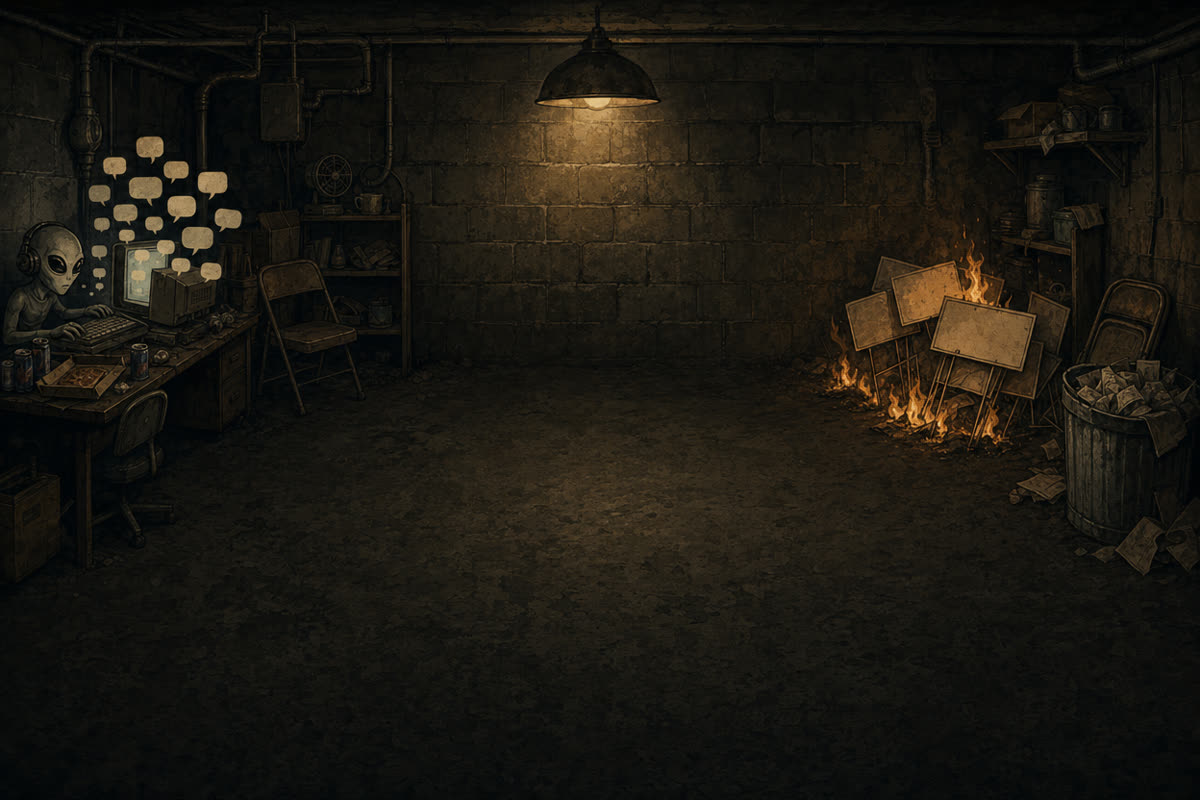
#> input picture art-src/bg/bg-V1-small.jpg, 1200 x 800 px
$ python make_login_bg.py ../art-src/bg/bg-V1-small.jpg ../art-src/bg/bg-V2-small.jpg
#> lines starting #> are read from the running program, lines starting #| are printed output that depends on the picture; after the words box and inside, x2 and y2 are one past the last pixel; in counts of white or black regions, pixels touching at a corner belong together
#!/usr/bin/env python3
"""Build the login background: INPUT image -> 1920x1080 JPEG with a darkened right side for the form.

Usage: python3 tools/make_login_bg.py INPUT.png [OUTPUT.jpg]   (default OUTPUT: public/art/login-bg.jpg)
"""
import sys, os
import numpy as np
import cv2
from PIL import Image, ImageFilter

W, H = 1920, 1080
MAX_BYTES = 600 * 1024


def detect_faces(rgb):
    try:
        path = os.path.join(cv2.data.haarcascades, 'haarcascade_frontalface_default.xml')
        casc = cv2.CascadeClassifier(path)
        if casc.empty():
            return []
        gray = cv2.cvtColor(rgb, cv2.COLOR_RGB2GRAY)
        gray = cv2.equalizeHist(gray)
        faces = casc.detectMultiScale(gray, scaleFactor=1.08, minNeighbors=4, minSize=(int(W * 0.03),) * 2)
        return [tuple(int(v) for v in f) for f in faces]
    except Exception:  # cv2 build without CascadeClassifier/data: skip face sharpening
        return []


def sharpen_faces(img, faces):
    arr = np.asarray(img).astype(np.float32)
    blur = cv2.GaussianBlur(arr, (0, 0), 1.6)
    sharp = np.clip(arr + 0.55 * (arr - blur), 0, 255)
    mask = np.zeros((H, W), np.float32)
    for x, y, w, h in faces:
        cx, cy = x + w / 2, y + h / 2
        cv2.ellipse(mask, (int(cx), int(cy)), (int(w * 0.75), int(h * 0.85)), 0, 0, 360, 1.0, -1)
    mask = cv2.GaussianBlur(mask, (0, 0), max(w for _, _, w, _ in faces) * 0.18 if faces else 1)[..., None]
    return Image.fromarray(np.clip(arr * (1 - mask) + sharp * mask, 0, 255).astype(np.uint8))


def build(src, dst):
#> called with src = '../art-src/bg/bg-V1-small.jpg', dst = '../art-src/bg/bg-V2-small.jpg'
    img = Image.open(src).convert('RGB')
#> img is the input picture: PIL image 1200x800 RGB; mean R, G, B 26.7, 24, 17.2
    img = img.resize((W, H), Image.LANCZOS) if img.size[0] / img.size[1] == W / H else _cover(img)
#> in _cover, `return r.crop((l, t, l + W, t + H))`:
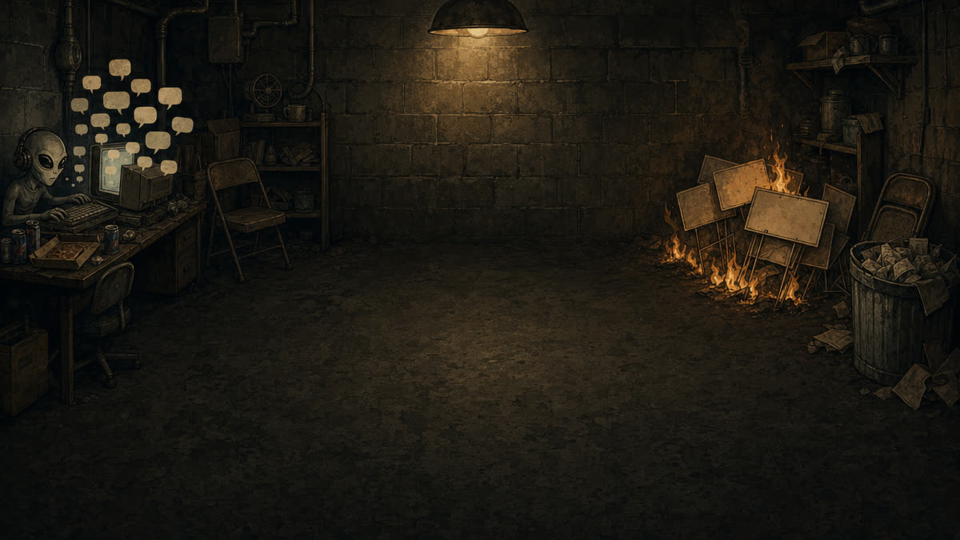
#> returned value: PIL image 1920x1080 RGB (shown at 1/2 size); mean R, G, B 29.3, 25.9, 18.2
    img = img.filter(ImageFilter.UnsharpMask(radius=1.4, percent=60, threshold=2))
#> img: PIL image 1920x1080 RGB
    faces = detect_faces(np.asarray(img))
#> in detect_faces, `gray = cv2.cvtColor(rgb, cv2.COLOR_RGB2GRAY)`:
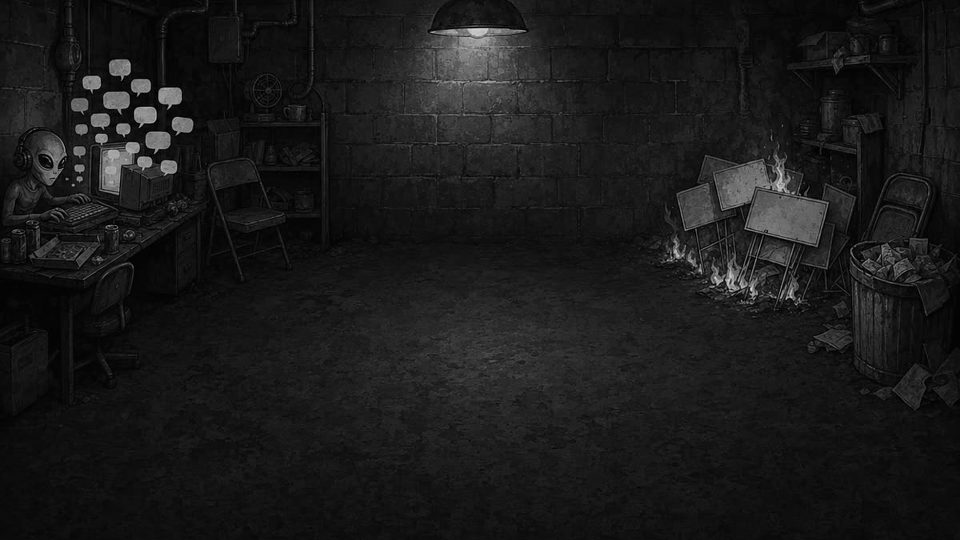
#> gray: shape (1080, 1920) (shown at 1/2 size); min 0, max 240, mean 26.1
#> in detect_faces, `gray = cv2.equalizeHist(gray)`:
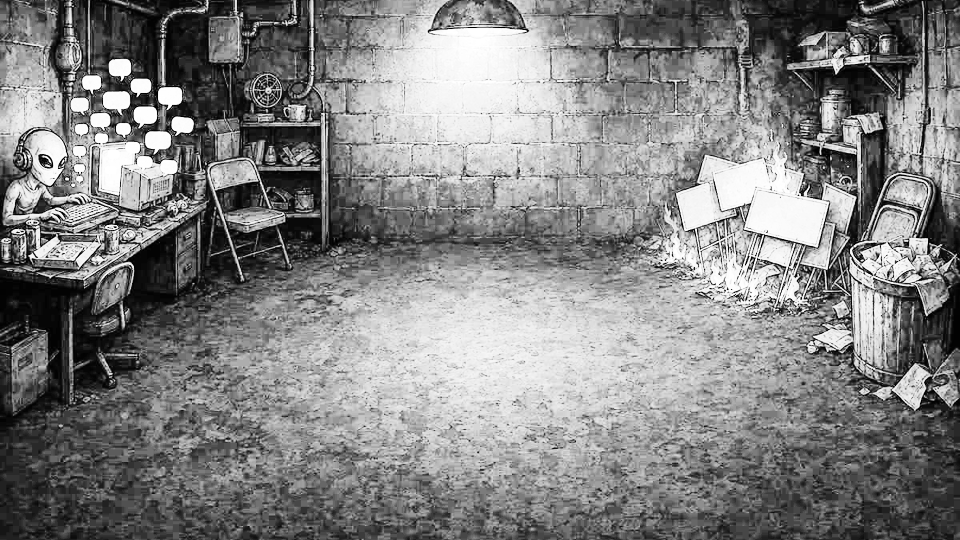
#> gray: shape (1080, 1920) (shown at 1/2 size); min 0, max 255, mean 130.6
#> in detect_faces, `faces = casc.detectMultiScale(gray, scaleFactor=1.08, minNeighbors=4, ..`: faces = [[1584, 71, 68, 68], [1512, 87, 62, 62], [1757, 278, 77, 77], [652, 255, 84, 84]]
#> faces = [(1584, 71, 68, 68), (1512, 87, 62, 62), (1757, 278, 77, 77), (652, 255, 84, 84)]
    print(f'faces detected: {len(faces)}')
#| faces detected: 4
    if faces:
        img = sharpen_faces(img, faces)
#> the loop in sharpen_faces, `for x, y, w, h in faces:` made 4 passes
#> (x, y, w, h, cx, cy) on passes 1 to 4: (1584, 71, 68, 68, 1618, 105), (1512, 87, 62, 62, 1543, 118), (1757, 278, 77, 77, 1795.5, 316.5), (652, 255, 84, 84, 694, 297)
#> after the loop in sharpen_faces, `for x, y, w, h in faces:`:
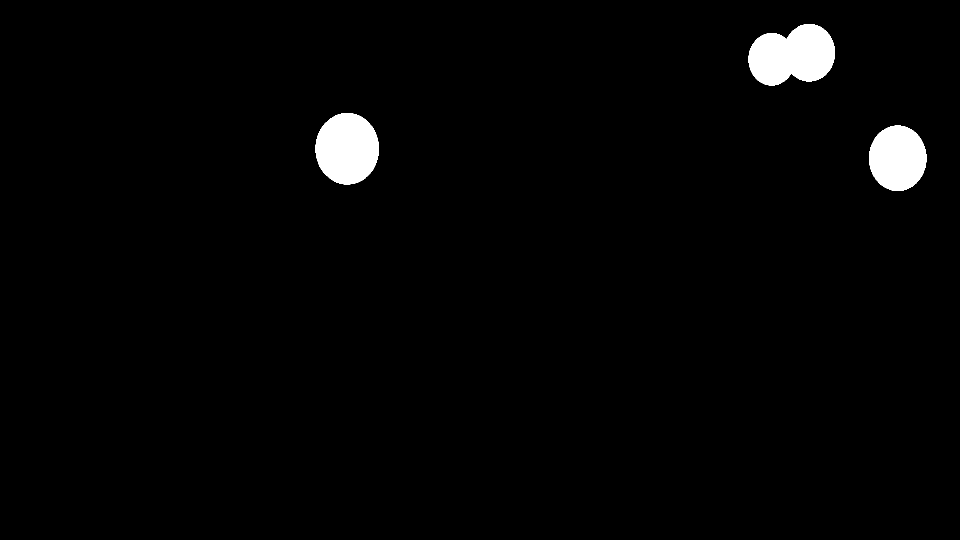
#> mask: shape (1080, 1920) float32 (shown at 1/2 size); values 0 (black) and 1 (white), 2% white; 3 white regions, box (x1, y1, x2, y2) and area: (1497, 48, 1670, 171) 15914, (631, 226, 758, 369) 14235, (1738, 251, 1853, 382) 11813
#> in sharpen_faces, `mask = cv2.GaussianBlur(mask, (0, 0), max(w for _, _, w, _ in faces) *..`:
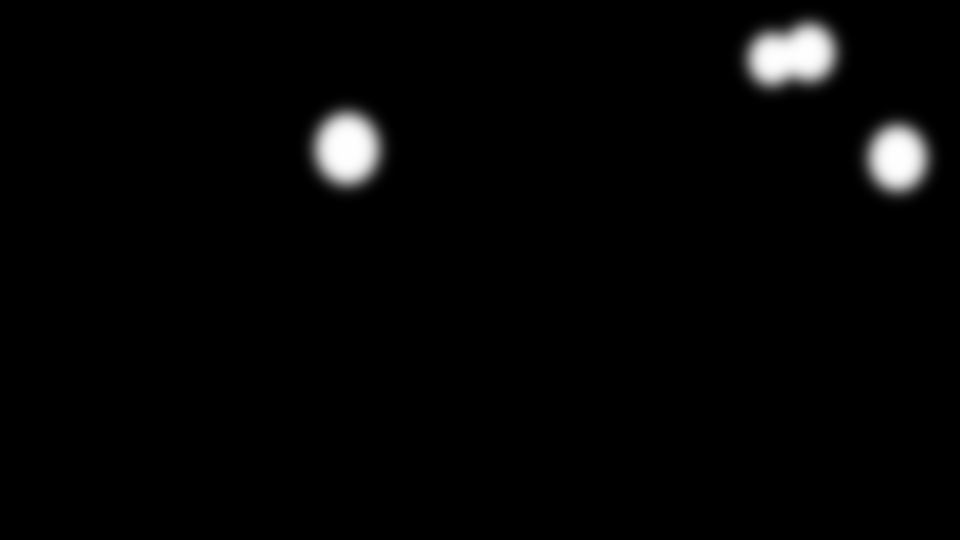
#> mask: shape (1080, 1920, 1) float32 (shown at 1/2 size); min 0, max 1, mean 0.0202

    arr = np.asarray(img).astype(np.float32) / 255.0
    yy, xx = np.mgrid[0:H, 0:W].astype(np.float32)
    nx, ny = xx / (W - 1), yy / (H - 1)

    # vignette: gentle on the left, centered on the left 70% scene
    d = np.sqrt(((nx - 0.38) / 0.75) ** 2 + ((ny - 0.5) / 0.72) ** 2)
    vig = 1 - 0.45 * np.clip((d - 0.55) / 0.6, 0, 1) ** 1.6

    # right-side darkening: smooth ramp starting ~62%, fully dark (to 0.22) by ~88%
    t = np.clip((nx - 0.62) / 0.26, 0, 1)
    t = t * t * (3 - 2 * t)
    right = 1 - 0.78 * t

    out = arr * (vig * right)[..., None]
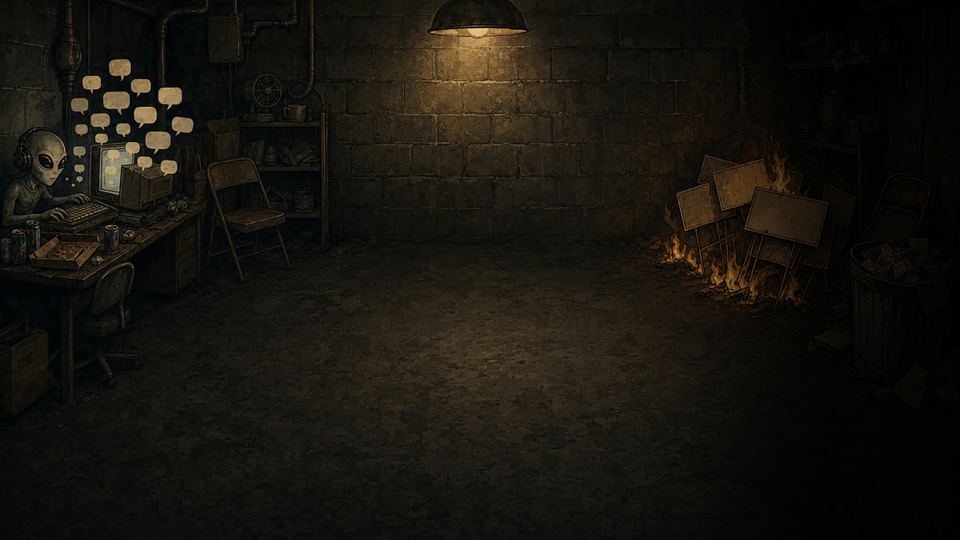
#> out: shape (1080, 1920, 3) float32 (shown at 1/2 size); mean R, G, B 0.0922, 0.0822, 0.0583
    out = np.clip(out, 0, 1)
    final = Image.fromarray((out * 255 + 0.5).astype(np.uint8))

    os.makedirs(os.path.dirname(os.path.abspath(dst)), exist_ok=True)
    for q in (88, 85, 82, 78, 74):
        final.save(dst, 'JPEG', quality=q, optimize=True, progressive=True, subsampling=0 if q >= 85 else 2)
        if os.path.getsize(dst) <= MAX_BYTES:
            break
    print(f'{dst}: {os.path.getsize(dst) // 1024} KB (q={q})')
#| ../art-src/bg/bg-V2-small.jpg: 290 KB (q=88)


def _cover(img):
    s = max(W / img.size[0], H / img.size[1])
    r = img.resize((round(img.size[0] * s), round(img.size[1] * s)), Image.LANCZOS)
    l, t = (r.size[0] - W) // 2, (r.size[1] - H) // 2
    return r.crop((l, t, l + W, t + H))


if __name__ == '__main__':
    if len(sys.argv) < 2:
        sys.exit(__doc__)
    here = os.path.dirname(os.path.abspath(__file__))
    build(sys.argv[1], sys.argv[2] if len(sys.argv) > 2 else os.path.join(here, '..', 'public', 'art', 'login-bg.jpg'))

$ run again, on art-src/bg/bg-V3-small.jpg
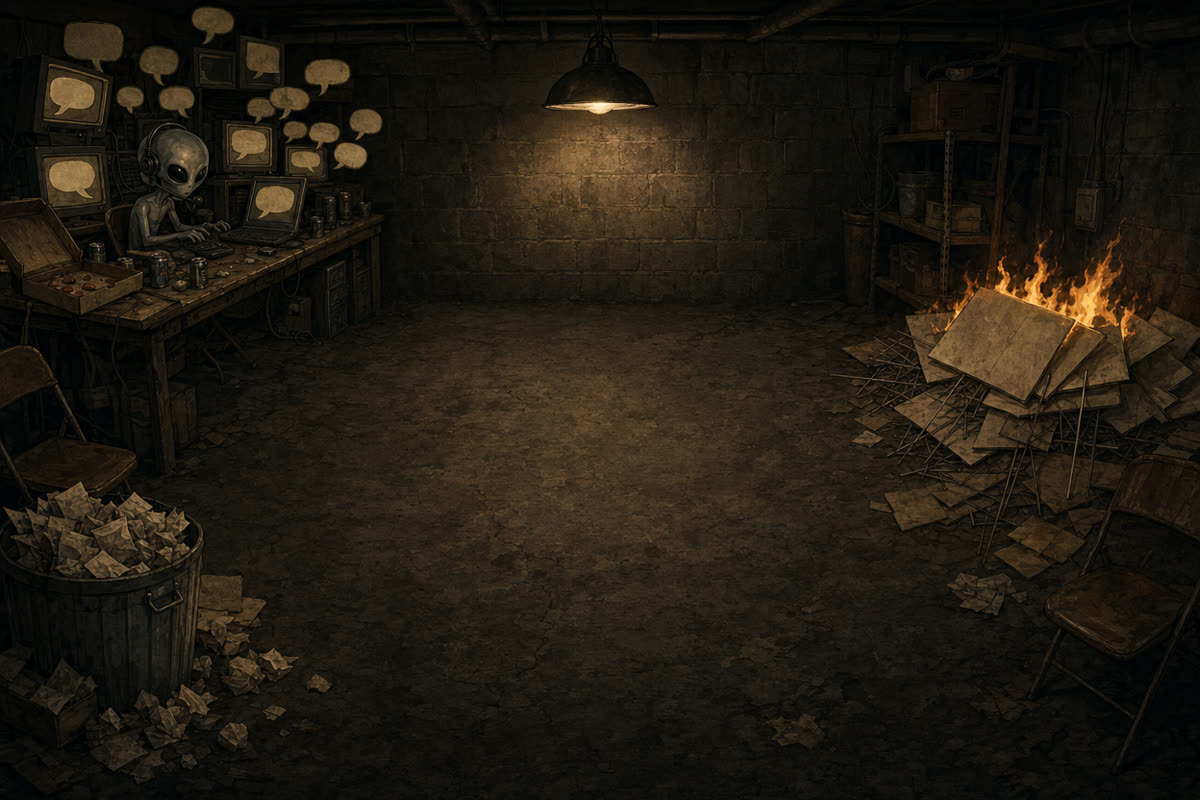
#> input picture art-src/bg/bg-V3-small.jpg, 1200 x 800 px
#> in build, img is the input picture: PIL image 1200x800 RGB; mean R, G, B 32.2, 26.6, 17
#> img: PIL image 1920x1080 RGB
#> in detect_faces, `faces = casc.detectMultiScale(gray, scaleFactor=1.08, minNeighbors=4, ..`: faces = [[304, 228, 63, 63], [1620, 877, 84, 84], [569, 470, 139, 139]]
#> in build, `faces = detect_faces(np.asarray(img))`: faces = [(304, 228, 63, 63), (1620, 877, 84, 84), (569, 470, 139, 139)]
#| faces detected: 3
#> the loop in sharpen_faces, `for x, y, w, h in faces:` made 3 passes
#> (x, y, w, h, cx, cy) on passes 1 to 3: (304, 228, 63, 63, 335.5, 259.5), (1620, 877, 84, 84, 1662, 919), (569, 470, 139, 139, 638.5, 539.5)
#> after the loop in sharpen_faces, `for x, y, w, h in faces:`:
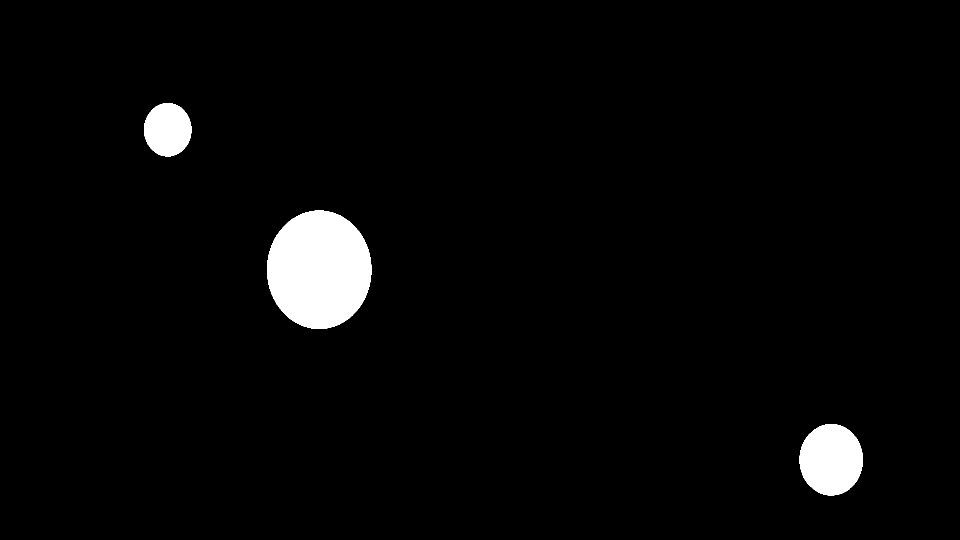
#> mask: shape (1080, 1920) float32 (shown at 1/2 size); values 0 (black) and 1 (white), 2.9% white; 3 white regions, box (x1, y1, x2, y2) and area: (534, 421, 743, 658) 38861, (1599, 848, 1726, 991) 14235, (288, 206, 383, 313) 7961
#> in build, `out = arr * (vig * right)[..., None]`:
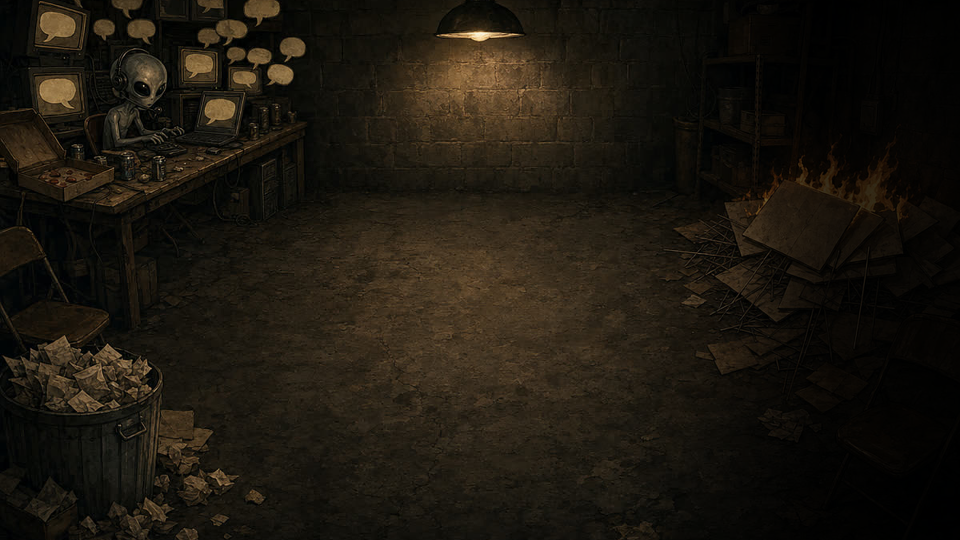
#> out: shape (1080, 1920, 3) float32 (shown at 1/2 size); mean R, G, B 0.113, 0.0927, 0.0593
#| ../art-src/bg/bg-V3-small.jpg: 335 KB (q=88)

$ run again, on art-src/bg/bg-V4-small.jpg
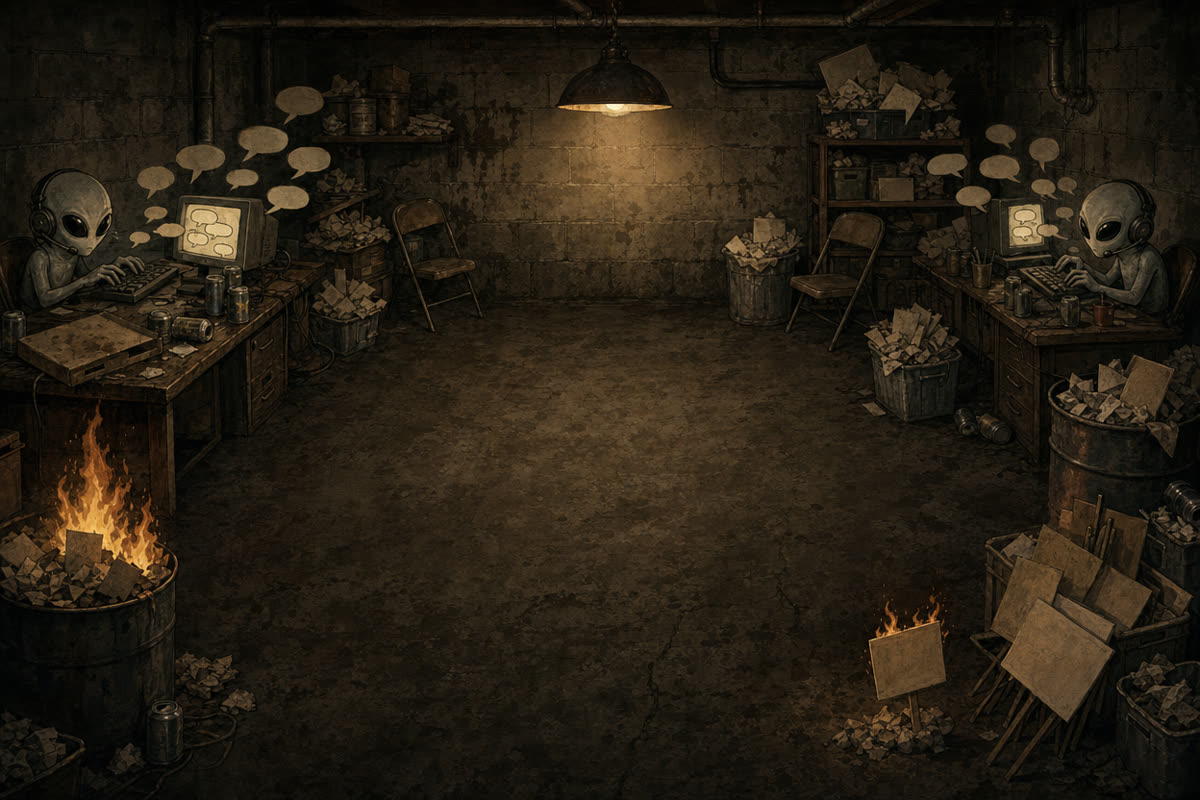
#> input picture art-src/bg/bg-V4-small.jpg, 1200 x 800 px
#> in build, img is the input picture: PIL image 1200x800 RGB; mean R, G, B 38.4, 30.9, 19.1
#> img: PIL image 1920x1080 RGB
#> in detect_faces, `faces = casc.detectMultiScale(gray, scaleFactor=1.08, minNeighbors=4, ..`: faces = [[257, 441, 71, 71], [545, 344, 85, 85], [723, 25, 143, 143]]
#> in build, `faces = detect_faces(np.asarray(img))`: faces = [(257, 441, 71, 71), (545, 344, 85, 85), (723, 25, 143, 143)]
#| faces detected: 3
#> the loop in sharpen_faces, `for x, y, w, h in faces:` made 3 passes
#> (x, y, w, h, cx, cy) on passes 1 to 3: (257, 441, 71, 71, 292.5, 476.5), (545, 344, 85, 85, 587.5, 386.5), (723, 25, 143, 143, 794.5, 96.5)
#> after the loop in sharpen_faces, `for x, y, w, h in faces:`:
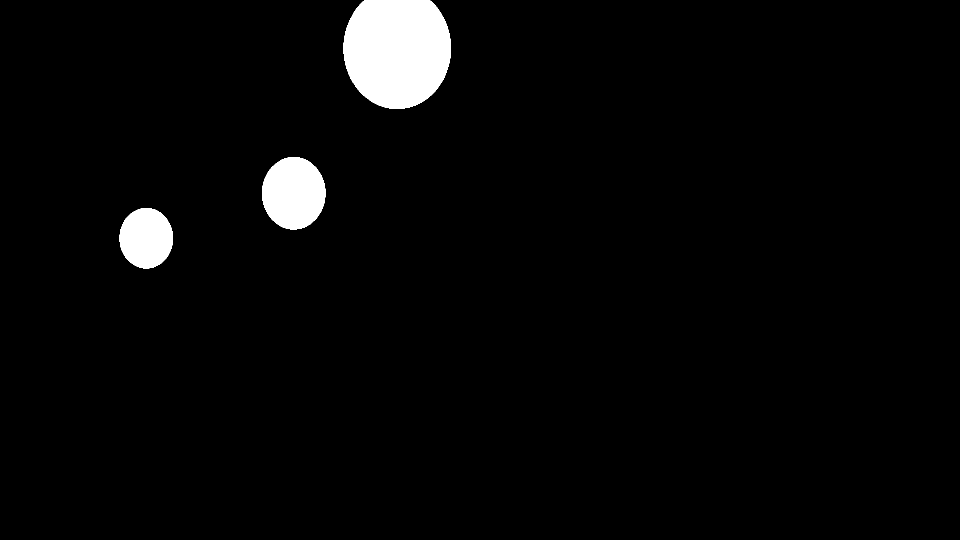
#> mask: shape (1080, 1920) float32 (shown at 1/2 size); values 0 (black) and 1 (white), 3.1% white; 3 white regions, box (x1, y1, x2, y2) and area: (687, 0, 902, 218) 38785, (524, 314, 651, 459) 14437, (239, 416, 346, 537) 10149
#> in build, `out = arr * (vig * right)[..., None]`:
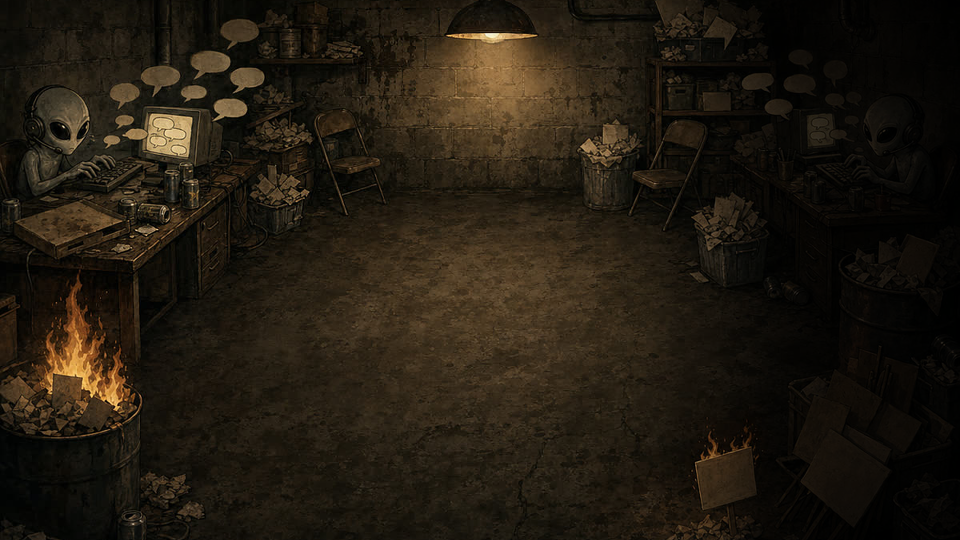
#> out: shape (1080, 1920, 3) float32 (shown at 1/2 size); mean R, G, B 0.134, 0.107, 0.0654
#| ../art-src/bg/bg-V4-small.jpg: 374 KB (q=88)
